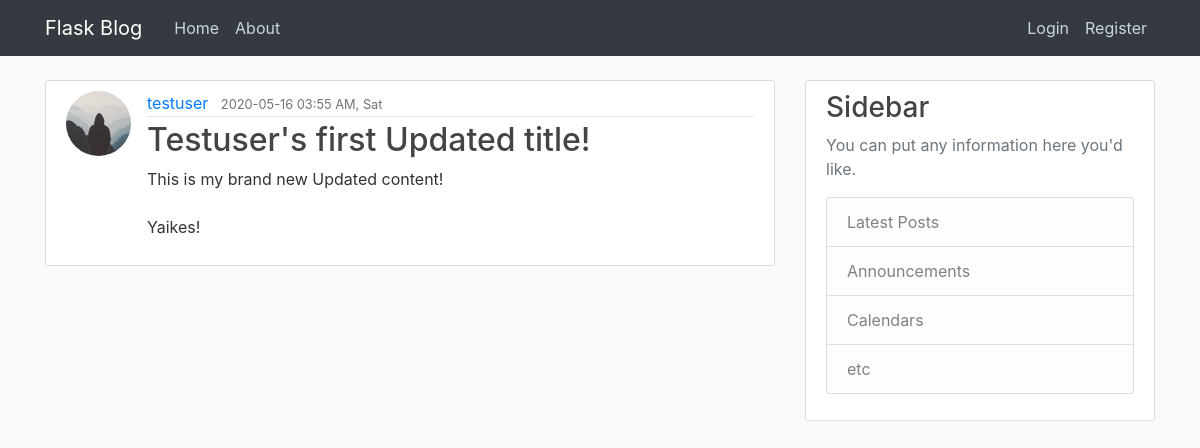
Screenshot of /post/2 with the database file from the repository.
### flaskblog/models.py (models this page shows, shortened)
class User(db.Model, UserMixin):
    id = db.Column(db.Integer, primary_key=True)
    username = db.Column(db.String(20), unique=True, nullable=False)
    email = db.Column(db.String(120), unique=True, nullable=False)
    image_file = db.Column(db.String(20), nullable=False, default='default.jpg')
    password = db.Column(db.String(20), nullable=False)
    posts = db.relationship('Post', backref='author', lazy=True)

class Post(db.Model):
    id = db.Column(db.Integer, primary_key=True)
    title = db.Column(db.String(100), nullable=False)
    date_posted = db.Column(db.DateTime, nullable=False, default=datetime.now)
    content = db.Column(db.Text, nullable=False)
    user_id = db.Column(db.Integer, db.ForeignKey('user.id'), nullable=False)

### flaskblog/posts/routes.py (the view)
@posts.route("/post/<int:post_id>")
def post(post_id):
    post = Post.query.get_or_404(post_id)
    return render_template('post.html', title=post.title, post=post)

### flaskblog/templates/post.html (shortened to what this page needs)
{% extends "layout.html" %}
{% block content %}
<article class="media content-section">
    <img src="{{ url_for('static', filename='profile_pics/' + post.author.image_file) }}" class="rounded-circle article-img" alt="">
  <div class="media-body">
    <div class="article-metadata">
      <a class="mr-2" href="{{ url_for('users.user_posts', username=post.author.username) }}">{{ post.author.username }}</a>
      <small class="text-muted">{{ post.date_posted.strftime('%Y-%m-%d %I:%M %p, %a') }}</small>
    </div>
    <h2 class="article-title">{{ post.title }}</a></h2>
    <p class="article-content">{{ post.content }}</p>
  </div>
</article>
{% endblock content %}

### flaskblog/static/main.css (style rules this page uses)
body { background: #fafafa; color: #333333; margin-top: 5rem; }
h1, h2, h3, h4, h5, h6 { color: #444444; }
.content-section { background: #ffffff; padding: 10px 20px; border: 1px solid #dddddd; border-radius: 3px; margin-bottom: 20px; }
.article-title { color: #444444; }
.article-content { white-space: pre-line; }
.article-img { height: 65px; width: 65px; margin-right: 16px; }
.article-metadata { padding-bottom: 1px; margin-bottom: 4px; border-bottom: 1px solid #e3e3e3 }

### rows the page displays
User: image_file (placeholder picture), author.username "testuser"
Post: date_posted "2020-05-16 03:55 AM, Sat", title "Testuser's first Updated title!", content "This is my brand new Updated content! Yaikes!"
